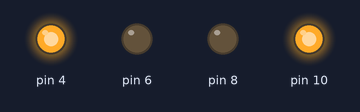
Recording of a sketch running on a simulated Arduino Uno, built with avr-gcc and run on an emulated ATmega328P. On the bench: output pins drawn as LEDs (lit = HIGH).

Above: at 0.1 s.
At 0.5 s:
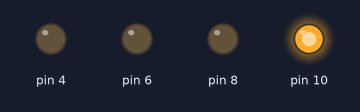
At 1.5 s:
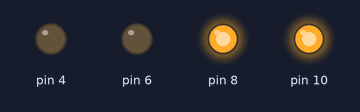
At 3.1 s:
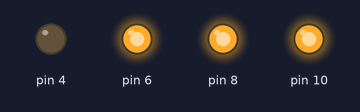
At 4.6 s:
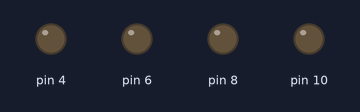
At 6.15 s:
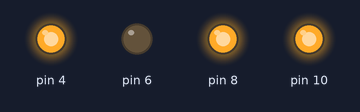
Timing chart, 0 to 6.6 s (numbered marks = the images above):
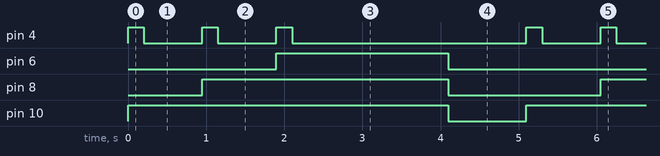

The sketch:

pista_de_corrida.ino
```cpp
void setup() {
// Ativando os pinos
pinMode(10, OUTPUT);
pinMode(8, OUTPUT);
pinMode(6, OUTPUT);
pinMode(4, OUTPUT);
}
void loop() {
 digitalWrite(10,HIGH);
 digitalWrite(4,HIGH);
 // pisca do LED
 delay(200);
 digitalWrite(4,LOW);
 delay(750);
 digitalWrite(8,HIGH);
 digitalWrite(4,HIGH);
 // pisca do LED
 delay(200);
 digitalWrite(4,LOW);
 delay(750);
 digitalWrite(6,HIGH);
 digitalWrite(4,HIGH);
 //pisca do LED
 delay(200);
 digitalWrite(4,LOW);
 delay(2000);
 // reset
 digitalWrite(10,LOW);
 digitalWrite(8,LOW);
 digitalWrite(6,LOW);
 // pausa para iniciar
 delay(1000);
 }
```

Measured:
- by itself, pin 4: repeats every 5.1 s: 2 × (LOW 0.75 s, HIGH 0.20 s), LOW 3.0 s, HIGH 0.20 s
- by itself, pin 6: alternates HIGH for 2.2 s and LOW for 2.9 s
- by itself, pin 8: alternates HIGH for 3.2 s and LOW for 2.0 s
- by itself, pin 10: alternates HIGH for 4.1 s and LOW for 1.0 s
